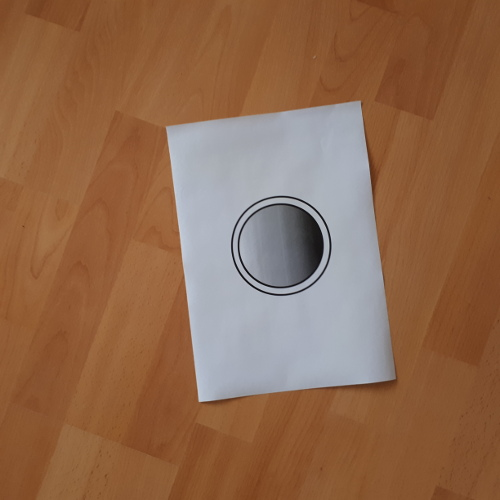
#> input picture test/img-detection/pics/orientationTest3-4.jpg, 500 x 500 px
$ python detection-skiimage.py
#> lines starting #> are read from the running program, lines starting #| are printed output that depends on the picture; after the words box and inside, x2 and y2 are one past the last pixel; in counts of white or black regions, pixels touching at a corner belong together; long printed decimals are rounded
import numpy as np
import matplotlib.pyplot as plt
from skimage import io

from skimage.transform import hough_circle
from skimage.transform import hough_circle_peaks
from skimage.transform import rescale

from skimage.color import rgb2gray
from skimage.util import img_as_ubyte

from skimage.filters import sobel_h
from skimage.filters import sobel_v

from skimage.feature import canny

# Bild einlesen
testImage = io.imread("pics/orientationTest3-4.jpg")
#> testImage is the input picture: shape (500, 500, 3); mean R, G, B 144.2, 105, 78

# in Graubild umwandeln
testImageGray = rgb2gray(testImage)
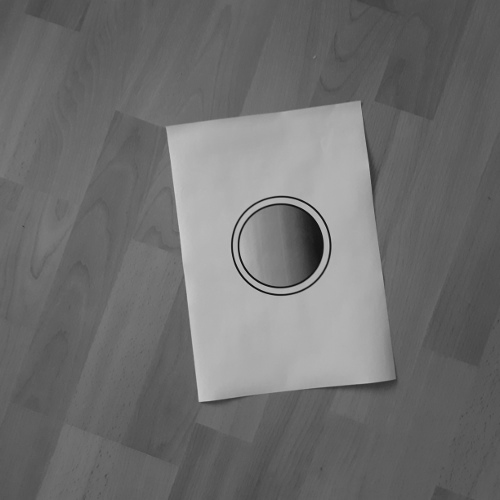
#> testImageGray: shape (500, 500) float64; min 0.0236, max 0.821, mean 0.437

# skalieren
testImageScaled = rescale(testImageGray, 0.5, mode='constant')
testImageUByte = img_as_ubyte(testImageScaled)

# canny
edges = canny(testImageUByte, sigma=2, low_threshold=15, high_threshold=40)
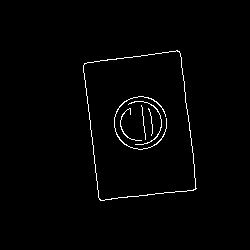
#> edges: shape (250, 250) bool; 1.4% white in thin lines or dots, all inside (x1, y1, x2, y2) = (83, 50, 197, 201)

# determine at which radii to search for circles
hough_radii = np.arange(10, 40, 2)

# calculate the result (vote for possible locations...)
hough_res = hough_circle(edges, hough_radii, normalize=True, full_output=False)

# extract the most likely locations where a circle might be...
# big question here: how many to find?
accums, cx, cy, radii = hough_circle_peaks(hough_res, hough_radii, total_num_peaks=3)
#> accums = [0.77, 0.479, 0.475]; cx = [140, 139, 141]; cy = [122, 125, 123]; radii = [26, 24, 20]

# visualize the result
fig, ax = plt.subplots(ncols=1, nrows=1)
for center_y, center_x, radius in zip(cy, cx, radii):
    rect = plt.Circle((center_x, center_y), radius, edgecolor='r', facecolor='none')
    ax.add_patch(rect)
#> this loop made 3 passes
#> (center_y, center_x, radius) on passes 1 to 3: (122, 140, 26), (125, 139, 24), (123, 141, 20)

ax.imshow(testImageUByte, cmap=plt.cm.gray)

# region extraction
# for demo, only take the maximum value
x = cx[0];
#> x = 140
y = cy[0];
#> y = 122
radius = radii[0] - 10;
#> radius = 16

patch = testImageUByte[y - radius:y + radius, x - radius:x + radius];
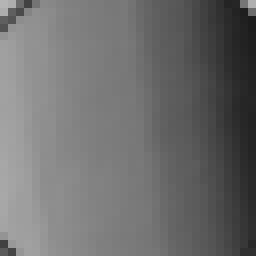
#> patch: shape (32, 32) (shown 8 times larger); min 28, max 181, mean 109.8

# show the patch
fig, ax = plt.subplots(ncols=1, nrows=1)
ax.imshow(patch, cmap=plt.cm.gray)

# calculating the overall gradient
# find out the gradient... (or prewitt?/scharr? => performance?)
gradientImage_h = sobel_h(patch)
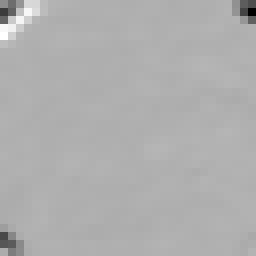
#> gradientImage_h: shape (32, 32) float64 (shown 8 times larger); min -0.517, max 0.237, mean 0.00139; drawn with min black and max white
gradientImage_v = sobel_v(patch)
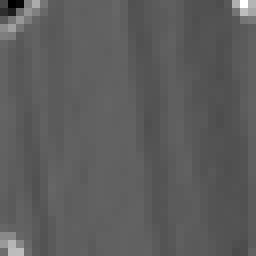
#> gradientImage_v: shape (32, 32) float64 (shown 8 times larger); min -0.314, max 0.475, mean -0.0267; drawn with min black and max white

# calculate the main gradient direction (simply sum all gradients and see where it points...)
sumGrad_x = np.sum(gradientImage_v)
#> sumGrad_x = -27.34
sumGrad_y = np.sum(gradientImage_h)
#> sumGrad_y = 1.42

print("gradX: " + str(sumGrad_x))
#| gradX: -27.341
print("gradY: " + str(sumGrad_y))
#| gradY: 1.420

angle = np.arctan2(sumGrad_y, sumGrad_x)
#> angle = 3.09
print("angle: " + str(angle))
#| angle: 3.090

# draw this into the image (from the center)
x = patch.shape[0] / 2
#> x = 16
y = patch.shape[1] / 2
#> y = 16
length = 10

endx = x + (length * np.cos(angle))
#> endx = 6.01
endy = y + (length * np.sin(angle))
#> endy = 16.52

print("P1: " + str(x) + ", " + str(endx))
#| P1: 16.0, 6.013
print("P2: " + str(y) + ", " + str(endy))
#| P2: 16.0, 16.519

fig, ax = plt.subplots(ncols=1, nrows=1)
ax.imshow(patch, cmap=plt.cm.gray)
ax.plot([x, endx], [y, endy])

plt.show()
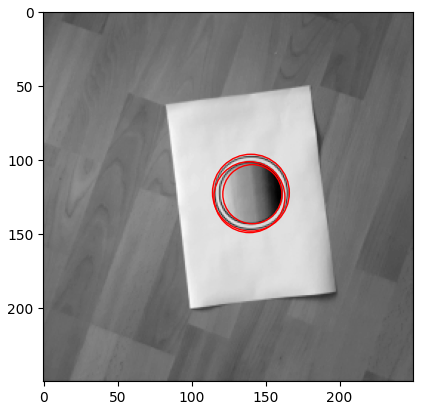
#> figure drawn by matplotlib, 1 panel
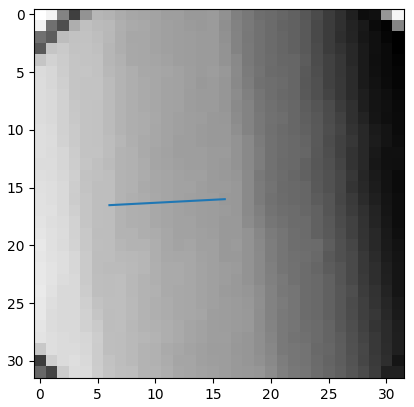
#> figure drawn by matplotlib, 1 panel

$ run again, with test/img-detection/pics/orientationTest3-1.jpg copied over test/img-detection/pics/orientationTest3-4.jpg
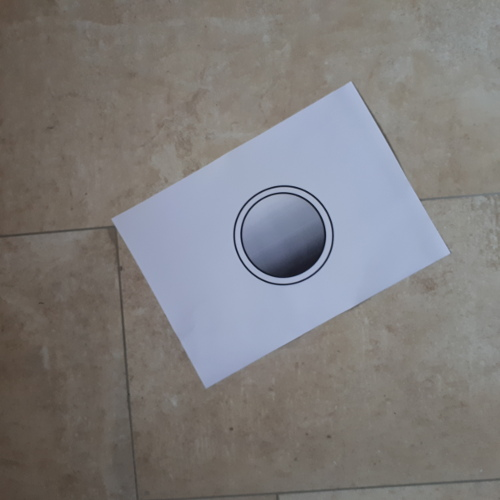
#> input picture test/img-detection/pics/orientationTest3-1.jpg, 500 x 500 px
#> testImage is the input picture: shape (500, 500, 3); mean R, G, B 126.8, 124.4, 124.3
#> `edges = canny(testImageUByte, sigma=2, low_threshold=15, high_threshol..`:
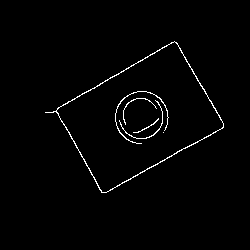
#> edges: shape (250, 250) bool; 1.5% white in thin lines or dots, all inside (x1, y1, x2, y2) = (45, 41, 224, 193)
#> accums = [0.763, 0.508, 0.492]; cx = [141, 142, 140]; cy = [117, 118, 118]; radii = [26, 20, 20]
#> the loop `for center_y, center_x, radius in zip(cy, cx, radii):` made 3 passes
#> (center_y, center_x, radius) on passes 1 to 3: (117, 141, 26), (118, 142, 20), (118, 140, 20)
#> `x = cx[0];`: x = 141
#> `y = cy[0];`: y = 117
#> `radius = radii[0] - 10;`: radius = 16
#> sumGrad_x = -12.33
#> sumGrad_y = -21.55
#| gradX: -12.329
#| gradY: -21.545
#> angle = -2.09
#| angle: -2.091
#> endx = 11.03
#> endy = 7.32
#| P1: 16.0, 11.033
#| P2: 16.0, 7.321
#> `plt.show()`:
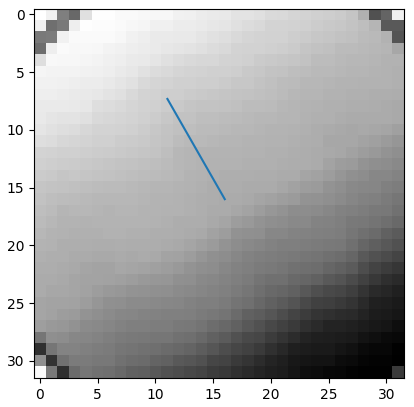
#> figure drawn by matplotlib, 1 panel

$ run again, with test/img-detection/pics/orientationTest3-2.jpg copied over test/img-detection/pics/orientationTest3-4.jpg
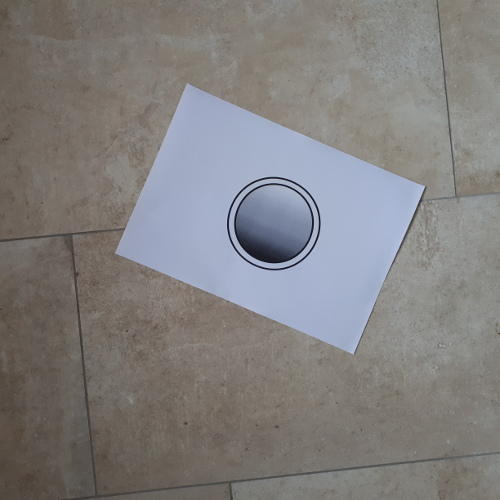
#> input picture test/img-detection/pics/orientationTest3-2.jpg, 500 x 500 px
#> testImage is the input picture: shape (500, 500, 3); mean R, G, B 129.7, 127.6, 126.9
#> `edges = canny(testImageUByte, sigma=2, low_threshold=15, high_threshol..`:
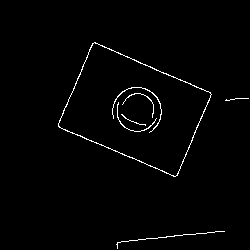
#> edges: shape (250, 250) bool; 1.5% white in thin lines or dots, all inside (x1, y1, x2, y2) = (58, 42, 249, 249)
#> accums = [0.542, 0.508, 0.5]; cx = [137, 138, 137]; cy = [111, 109, 109]; radii = [24, 22, 16]
#> the loop `for center_y, center_x, radius in zip(cy, cx, radii):` made 3 passes
#> (center_y, center_x, radius) on passes 1 to 3: (111, 137, 24), (109, 138, 22), (109, 137, 16)
#> `x = cx[0];`: x = 137
#> `y = cy[0];`: y = 111
#> `radius = radii[0] - 10;`: radius = 14
#> sumGrad_x = 9.54
#> sumGrad_y = -19.82
#| gradX: 9.537
#| gradY: -19.820
#> angle = -1.12
#| angle: -1.122
#> endx = 18.34
#> endy = 4.99
#| P1: 14.0, 18.336
#| P2: 14.0, 4.989
#> `plt.show()`:
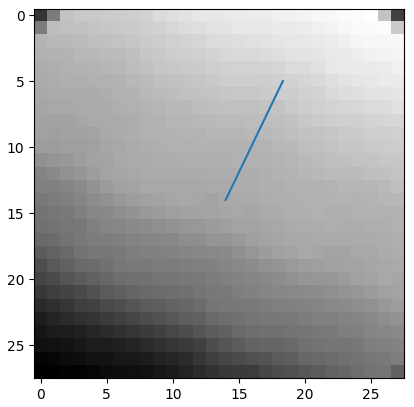
#> figure drawn by matplotlib, 1 panel

$ run again, with test/img-detection/pics/orientationTest3-3.jpg copied over test/img-detection/pics/orientationTest3-4.jpg
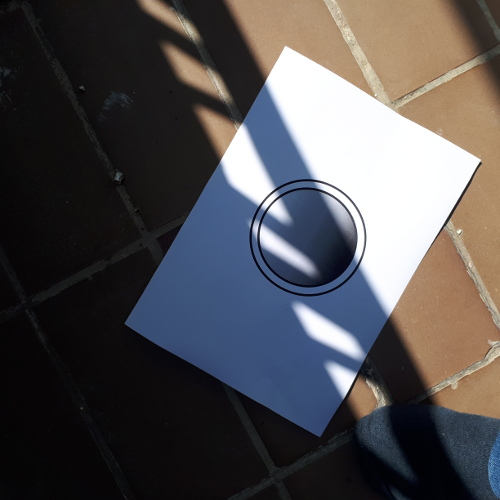
#> input picture test/img-detection/pics/orientationTest3-3.jpg, 500 x 500 px
#> testImage is the input picture: shape (500, 500, 3); mean R, G, B 81.5, 79, 80.9
#> edges: shape (250, 250) bool; 4.1% white in thin lines or dots, all inside (x1, y1, x2, y2) = (56, 1, 249, 249)
#> accums = [0.451, 0.437, 0.391]; cx = [154, 154, 120]; cy = [119, 119, 80]; radii = [24, 30, 10]
#> the loop `for center_y, center_x, radius in zip(cy, cx, radii):` made 3 passes
#> (center_y, center_x, radius) on passes 1 to 3: (119, 154, 24), (119, 154, 30), (80, 120, 10)
#> `x = cx[0];`: x = 154
#> `y = cy[0];`: y = 119
#> `radius = radii[0] - 10;`: radius = 14
#> sumGrad_x = -22.4
#> sumGrad_y = 0.384
#| gradX: -22.4
#| gradY: 0.3843
#> angle = 3.12
#| angle: 3.124
#> endx = 4
#> endy = 14.17
#| P1: 14.0, 4.001
#| P2: 14.0, 14.172
#> `plt.show()`:
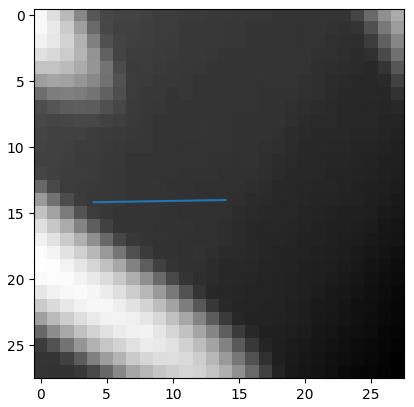
#> figure drawn by matplotlib, 1 panel
